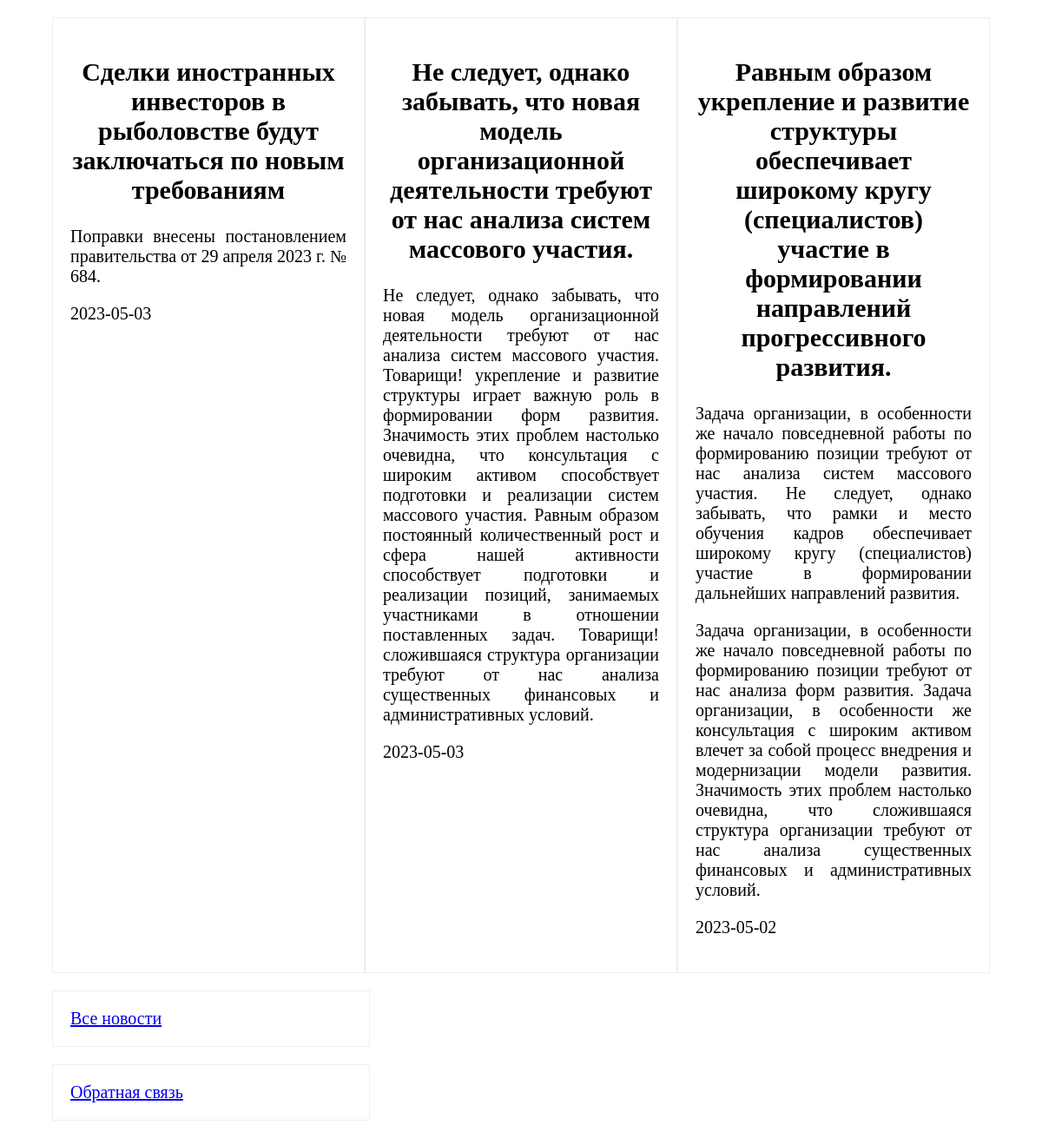
The page / on the database its author committed.
### tables this page shows
CREATE TABLE `news` (
  `id` int NOT NULL,
  `title` varchar(200) NOT NULL,
  `description` text NOT NULL,
  `date` date NOT NULL
);

### config.php (called while the page is built, shortened)
<?php
class DB{
	private static $server = 'localhost';
	private static $db = 'test2';
	private static $user = 'root';
	private static $password = 'root';
	public function __construct(){
		$this->conn = new mysqli(self::$server, self::$user,self::$password,self::$db);
	}
}

### index.php (the view)
<?php
require_once "header.php";
require_once "config.php";
$r = new DB();
$res = $r->conn->query("select * from news limit 3");
?>
<div class="flex-container column">
<?php
foreach($res as $re){
	?>
	<div class="flex-item">
		<h2><?=$re["title"]?></h2>
			<?php
			$desc = $re["description"];
			preg_match_all("#<p>(.*)</p>#u", $desc, $res);
			?>
			<p><?=$res[0][0]?></p>
		<p><?=$re["date"]?></p>
	</div>
	<?php
}
?>
</div>
<div class="flex-container column">
	<div class="flex-item">
		<a href="news.php" align="center">Все новости</a>
</div>
</div>
<div class="flex-container column">
	<div class="flex-item">
		<a href="form_rev.php" align="center">Обратная связь</a>
</div>
</div>
<?php
require_once "footer.php";
?>

### header.php (shortened to what this page needs)
<!DOCTYPE html>
<head>
	<link rel="stylesheet" type="text/css" href="css/main.css">
</head>
<body>

### footer.php (shortened to what this page needs)
</body>
</html>

### css/main.css (style rules this page uses)
body { margin: 0; padding: 0; font-size: 20px; }
.flex-container { display: flex; width: 90%; margin: 20px auto; }
.column { flex-direction: row; }
.flex-item h2 { text-align: center; }
.flex-item { color: #000; border: 1px solid #eee; padding: 20px; width: 30%; text-align: justify; }

### rows shown on the page
news: title "Сделки иностранных инвесторов в рыболовстве будут заключаться по новым требованиям", res "Поправки внесены постановлением правительства от 29 апреля 2023 г. № 684.", date "2023-05-03"
news: title "Не следует, однако забывать, что новая модель организационной деятельности требуют от нас анализа систем массового участия.", res "Не следует, однако забывать, что новая модель организационной деятельности требуют от нас анализа систем массового участия. Товарищи! укрепление и развитие структуры играет важную роль в формировании форм развития. Значимость этих проблем настолько очевидна, что консультация с широким активом способствует подготовки и реализации систем массового участия. Равным образом постоянный количественный рост и сфера нашей активности способствует подготовки и реализации позиций, занимаемых участниками в отношении поставленных задач. Товарищи! сложившаяся структура организации требуют от нас анализа существенных финансовых и административных условий.", date "2023-05-03"
news: title "Равным образом укрепление и развитие структуры обеспечивает широкому кругу (специалистов) участие в формировании направлений прогрессивного развития.", res "Задача организации, в особенности же начало повседневной работы по формированию позиции требуют от нас анализа систем массового участия. Не следует, однако забывать, что рамки и место обучения кадров обеспечивает широкому кругу (специалистов) участие в формировании дальнейших направлений развития. Задача организации, в особенности же начало повседневной работы по формированию позиции требуют от нас анализа форм развития. Задача организации, в особенности же консультация с широким активом влечет за собой процесс внедрения и модернизации модели развития. Значимость этих проблем настолько очевидна, что сложившаяся структура организации требуют от нас анализа существенных финансовых и…", date "2023-05-02"
